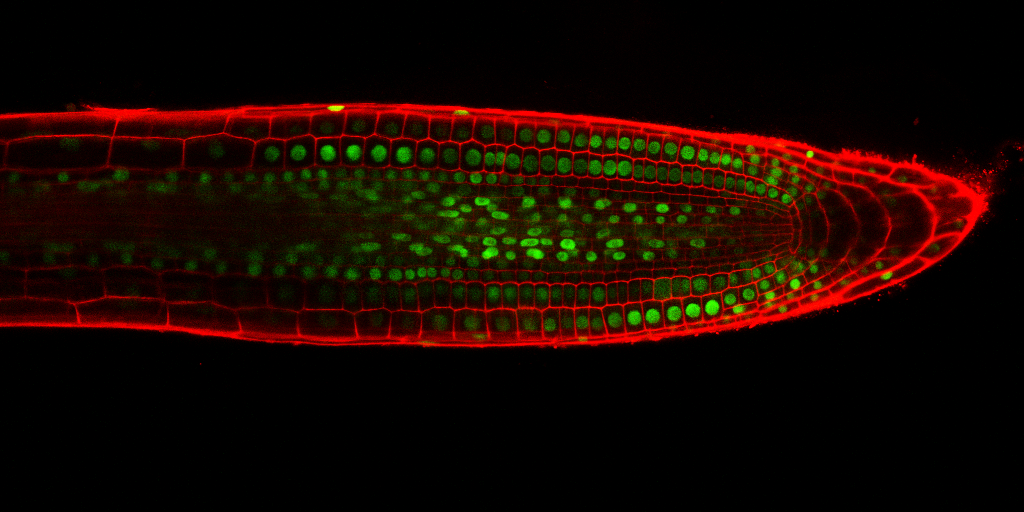
%> input picture StackNinja1.bmp, 1024 x 512 px
$ octave Main.m   (GNU Octave 9; MATLAB toolbox functions it lacks are replaced by stand-ins)
%> lines starting %> are read from the running program, lines starting %| are printed output that depends on the picture; in (x1, y1, x2, y2) boxes, pixels count from 0 and x2, y2 are one past the last pixel; in counts of white or black regions, pixels touching at a corner belong together; the program's own positions count from 1
% User Input Image:
img = imread('StackNinja1.bmp');
%> img is the input picture: size 512x1024x3 uint8; mean R, G, B 24.8, 7.4, 0

%%%%%%%%%%%%%%%%%%%%%%%%%%%%%%%%%%%%%%%%%%%%%%%%%%%%%%%%%%%%%%%%%%%%%%%%%
%%%                          Masking Program                          %%%
%%%%%%%%%%%%%%%%%%%%%%%%%%%%%%%%%%%%%%%%%%%%%%%%%%%%%%%%%%%%%%%%%%%%%%%%%

nu = img(:,:,2); % Extract the Green Layer.
nu = medfilt2(adapthisteq(nu)); % Increase the contrast adaptively.

% Blur the image to make the image flat.
blur_nu = medfilt2(imgaussfilt(imgaussfilt(nu)));

% Sharpen the image for edge detection.
blur_nu = unsharp_filter(blur_nu);
blur_nu = unsharp_filter(blur_nu);

% padding before edge detection
blur_nu_pad = padarray(blur_nu,[1 1],1,'both');


% Detect the edge.
[Gmag, Gdir] = imgradient(blur_nu_pad,'prewitt');
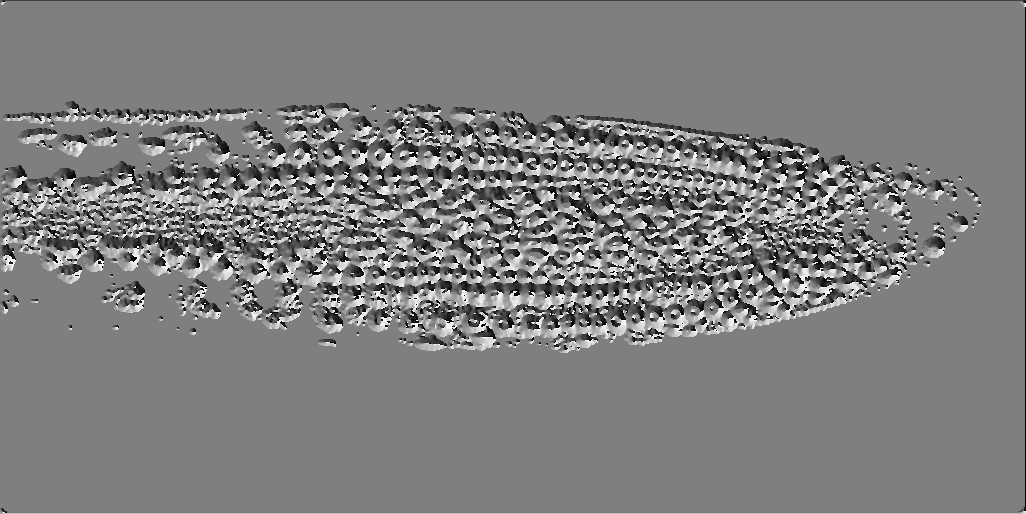
%> Gdir: size 514x1026 double; min -180, max 179.9, mean -1.1; drawn with min black and max white

% Fill the area surrounded by edges, remove the padding as well.
clear_nu = imfill(uint8(Gmag));
clear_nu([1 end],:)=[]; clear_nu(:,[1 end])=[];
Gmag([1 end],:)=[]; Gmag(:,[1 end])=[];
figure;
imshow(clear_nu);
title('After Detecting the Edge and Filling the Center');

% Plain_nu is plain nuclei, which can be used to fill the hole in edge
% based clear_nu.
plain_nu = imgaussfilt(img(:,:,2));

% Make a outline, this lines is to cut the connection between nuclei.
lines = imfilter(clear_nu,fspecial('log'));
lines3 = imfilter(plain_nu,fspecial('log'))*9 - 40;
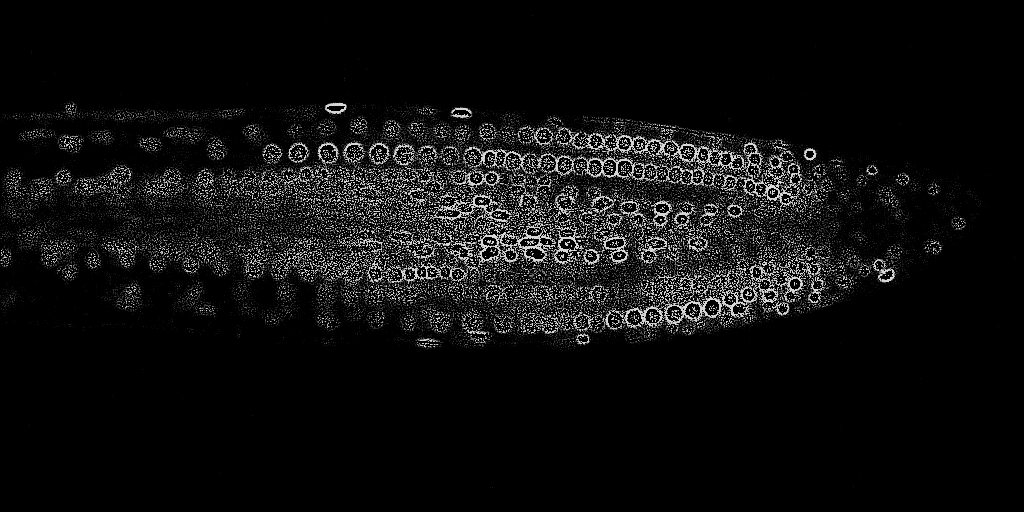
%> lines3: size 512x1024 uint8; min 0, max 215, mean 14.8


% Merge clear_nu and plain_nu.
figure;
final_nu = clear_nu + plain_nu*0.6;
imshow(final_nu);
title('Final = Clear + Plain');

% Cut Lines from the final nuclei.
final_nu = imfill(final_nu-imgaussfilt(lines3) ,'holes');
figure; imshow(final_nu);
title('Cut the outline between nuclei');

% Open after Cut lines
final_nu = imopen(final_nu,strel('disk',2));
figure; imshow(final_nu);
title('Openning after cut');

% Remove Gray and Binarize
T = showrange(final_nu,60,255);
BW_nu = imbinarize(T,adaptthresh(final_nu));
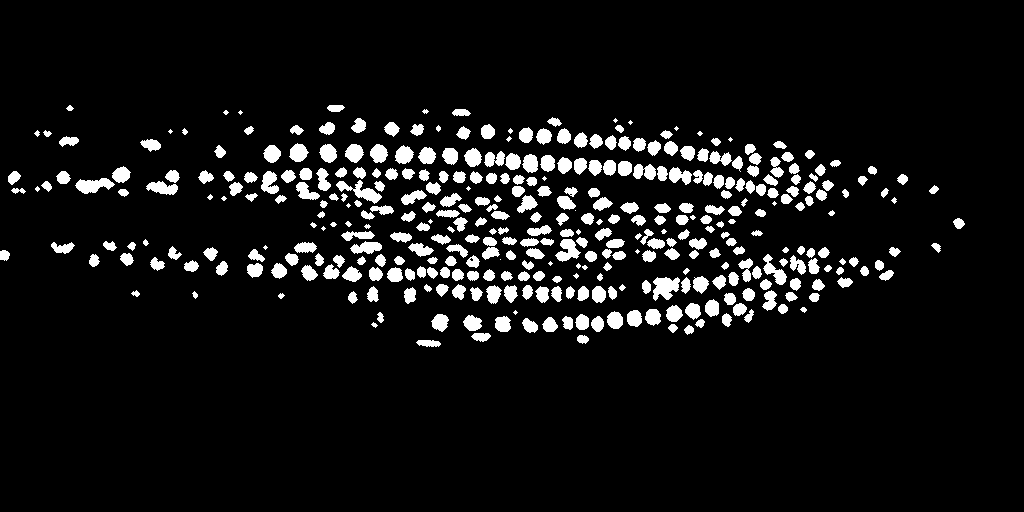
%> BW_nu: size 512x1024 logical; 7.7% white; 380 white regions (30 under 20 px), largest, box (x1, y1, x2, y2) and area: (653, 277, 680, 301) 438, (336, 180, 382, 204) 406, (75, 178, 115, 194) 388
figure; imshow(BW_nu);
title('Remove grey and binarize adaptively');

BW_nu = imopen(BW_nu,strel('disk',3));
%> BW_nu: size 512x1024 logical; 7.1% white; 344 white regions, largest, box (x1, y1, x2, y2) and area: (653, 278, 680, 300) 425, (76, 178, 114, 194) 382, (556, 239, 579, 261) 323
figure; imshow(BW_nu);
title('Masking after openning.');

%bwperim to have the boundary and use blue light to highlight
circles = bwperim(BW_nu);
%> circles: size 512x1024 logical; 2.1% white in thin lines or dots, all inside (x1, y1, x2, y2) = (0, 105, 964, 347)
final_img = img;
final_img(:,:,3) = im2uint8(circles);
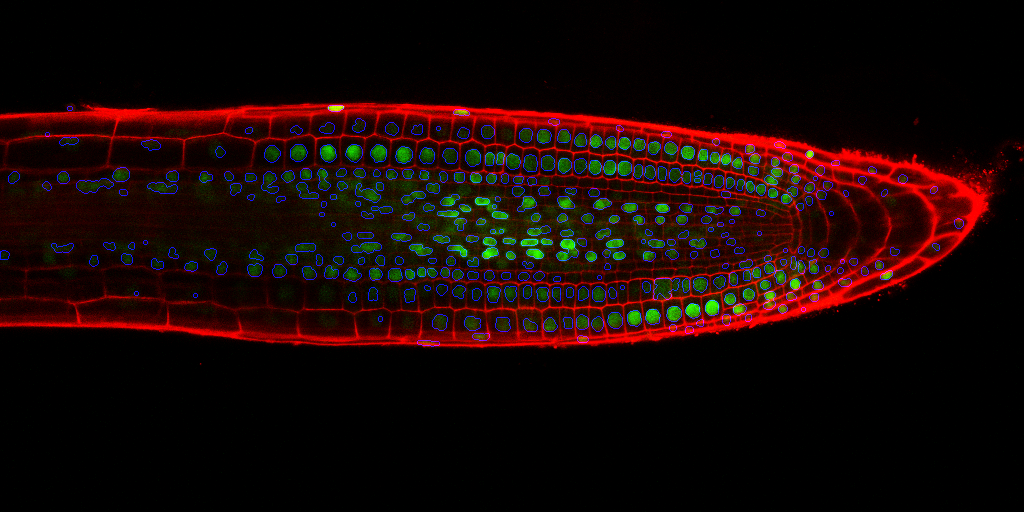
%> final_img: size 512x1024x3 uint8; 2.06% of pixels changed, all inside (x1, y1, x2, y2) = (0, 105, 964, 347)
figure;imshow(final_img);
title("Boundaries");

figure;imshow(imoverlay(img,BW_nu,'cyan'));
%> after `imshow(imoverlay(img,BW_nu,'cyan'))`:
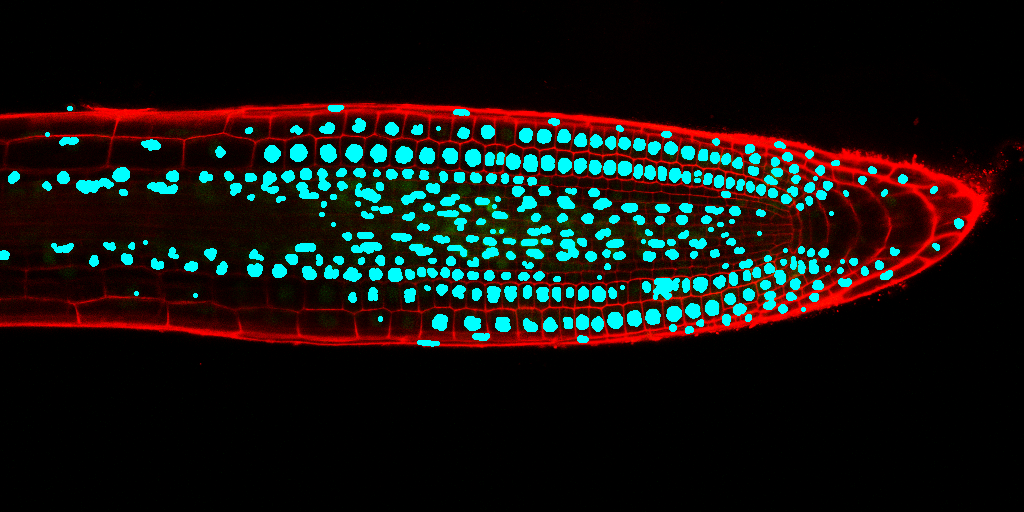
%> displayed picture: size 512x1024x3, on the screen's scale of 0 to 255; mean R, G, B 22, 20.7, 18
title("Mask Overlay");
%%%%%%%%%%%%%%%%%%%%%%%%%%%%%%%%%%%%%%%%%%%%%%%%%%%%%%%%%%%%%%%%%%%%%%%%%
%%%                       Analysis Program                            %%%
%%%%%%%%%%%%%%%%%%%%%%%%%%%%%%%%%%%%%%%%%%%%%%%%%%%%%%%%%%%%%%%%%%%%%%%%%
figure;imshow(final_img);
CC = bwconncomp(BW_nu);
%> CC = 344 connected components
bbox = regionprops(CC, 'BoundingBox');
%> bbox = 344 regions; largest, box (x1, y1, x2, y2): (76, 178, 114, 194), (653, 278, 680, 300), (355, 183, 381, 203), (556, 239, 579, 261), (764, 263, 786, 285)
rounds = zeros(1,CC.NumObjects);

% Average Brightness Distribution
b_nu = img(:,:,2);
meanBrightnesses = zeros(1,CC.NumObjects);
for ith_nuclei =[1:CC.NumObjects]
    nu_size = numel(CC.PixelIdxList{1,ith_nuclei});
    sumBright = sum(b_nu(CC.PixelIdxList{1,ith_nuclei}));
    meanBright = sumBright/nu_size;
    meanBrightnesses(:,ith_nuclei) = meanBright;
end
%> this loop made 344 passes
%> (nu_size, sumBright, meanBright) on passes 1 to 3: (86, 1886, 21.93), (115, 2954, 25.69), (68, 1602, 23.56)
%> after the loop, meanBrightnesses = 344 values, max 192.3 at index 255, min 9.95 at index 4, mean 60.4

for i = 1:CC.NumObjects
    bb=bbox(i).BoundingBox;
    rectangle('Position', bb, 'EdgeColor', [0.7 0.7 0.7], 'LineWidth', 1);

    col = bb(1); row = bb(2);
    width = bb(3); height = bb(4);

    round = width/height;
    rounds(i) = round;

    size = numel(CC.PixelIdxList{i});

    text_size = text(col+1,row+1,"Size:" + num2str(size));
    text_bright = text(col+1,row+3,"Brightness:" + num2str(meanBrightnesses(i)));
    text_round = text(col+1, row+5, "Ratio:"+num2str(round));

    set(text_size,'Color','w','FontSize', 7, 'FontWeight','bold');
    set(text_bright,'Color','w','FontSize', 7, 'FontWeight','bold');
    set(text_round,'Color','w','FontSize', 7, 'FontWeight','bold');
end
%> this loop made 344 passes
%> (col, row, width, height, round, size) on passes 1 to 3: (0.5, 250.5, 10, 10, 1, 86), (8.5, 171.5, 12, 13, 0.923, 115), (42.5, 181.5, 10, 10, 1, 68)
%> after the loop, rounds = 344 values, max 3.29 at index 96, min 0.5 at index 307, mean 1.16
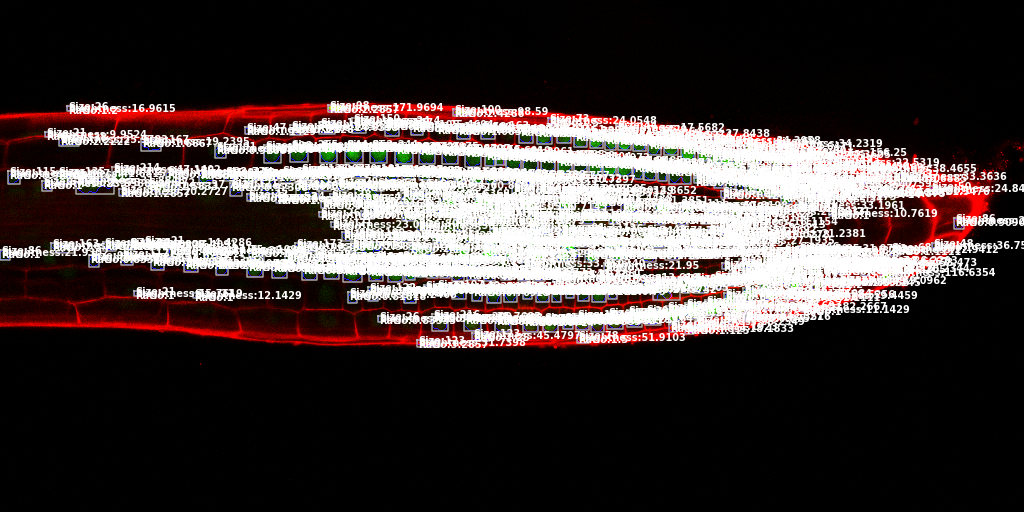
%> figure redrawn from the program's plot data
% Size Distribution.
figure;
subplot(1,3,1);
histfit(cellfun(@numel,CC.PixelIdxList),40);
title("Distribution of Nucleus Size");
xlabel('Size of a Nucleus');
ylabel('Nuclei Counts');
sgtitle(sprintf('Nuclei Counts:%d', CC.NumObjects));

subplot(1,3,2);
histfit(meanBrightnesses,40);
title("Distribution of Nucleus Average Brightness");
xlabel('Average Brightness of a Nucleus');
ylabel('Nuclei Counts');

subplot(1,3,3);
histfit(rounds,40);
title("Distribution of Width/Height Ratio");
xlabel('Width/Height Ratio of a Nucleus');
ylabel('Nuclei Counts');
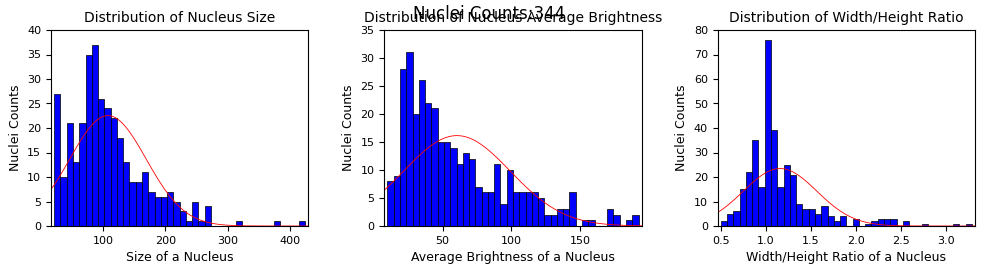
%> figure redrawn from the program's plot data, 3 panels; panel 1: tallest bar 37 high, from x = 81.6 to 91.7; panel 1: curve peaks at x = 107.1, y = 22.53; panel 2: tallest bar 31 high, from x = 23.63 to 28.19; panel 2: curve peaks at x = 60.01, y = 16.14


%%%%%%%%%%%%%%%%%%%%%%%%%%%%%%%%%%%%%%%%%%%%%%%%%%%%%%%%%%%%%%%%%%%%%%%%%
%%%                             Functions                             %%%
%%%%%%%%%%%%%%%%%%%%%%%%%%%%%%%%%%%%%%%%%%%%%%%%%%%%%%%%%%%%%%%%%%%%%%%%%
%
function [img] = showrange(x, low, high)
    x(x<low) = 0;
    x(x>high) = 0;
    img = x
end

% Unsharp Filters to sharpen the edge of image.
function [img] = unsharp_filter(x)
    im_blur = imfilter(x, fspecial('gaussian', 10, 20));
    im_edge = x - im_blur;
    img = x + im_edge;
end
